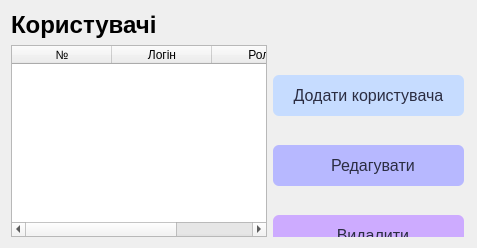
      <widget class="QWidget" name="usersPage">
       <property name="styleSheet">
        <string notr="true"/>
       </property>
       <layout class="QGridLayout" name="gridLayout">
        <item row="1" column="1">
         <widget class="QWidget" name="widget_9" native="true">
          <property name="minimumSize">
           <size>
            <width>193</width>
            <height>181</height>
           </size>
          </property>
          <widget class="QPushButton" name="addUserButton">
           <property name="geometry">
            <rect>
             <x>0</x>
             <y>30</y>
             <width>191</width>
             <height>41</height>
            </rect>
           </property>
           <property name="cursor">
            <cursorShape>PointingHandCursor</cursorShape>
           </property>
           <property name="styleSheet">
            <string notr="true">QPushButton{
    background-color:rgb(198, 220, 255);
    color: rgb(43, 45, 66);
    border: none;
    border-radius: 6px;
    padding: 12px;
    font-size: 16px;
}
QPushButton:hover {
     background-color:rgb(0, 170, 255);
}

QPushButton:pressed {
    background-color:rgb(170, 0, 255);
}
</string>
           </property>
           <property name="text">
            <string>Додати користувача</string>
           </property>
           <property name="icon">
            <iconset theme="QIcon::ThemeIcon::ListAdd"/>
           </property>
          </widget>
          <widget class="QPushButton" name="deleteUserButton">
           <property name="geometry">
            <rect>
             <x>0</x>
             <y>170</y>
             <width>191</width>
             <height>41</height>
            </rect>
           </property>
           <property name="cursor">
            <cursorShape>PointingHandCursor</cursorShape>
           </property>
           <property name="styleSheet">
            <string notr="true">QPushButton{
    background-color:rgb(205, 171, 255);
    color: rgb(43, 45, 66);
    border: none;
    border-radius: 6px;
    padding: 12px;
    font-size: 16px;
}
QPushButton:hover {
     background-color:rgb(170, 85, 255);
}

QPushButton:pressed {
    background-color:rgb(170, 0, 255);
}
</string>
           </property>
           <property name="text">
            <string>  Видалити</string>
           </property>
           <property name="icon">
            <iconset theme="QIcon::ThemeIcon::EditDelete"/>
           </property>
          </widget>
          <widget class="QPushButton" name="editUserButton">
           <property name="geometry">
            <rect>
             <x>0</x>
             <y>100</y>
             <width>191</width>
             <height>41</height>
            </rect>
           </property>
           <property name="cursor">
            <cursorShape>PointingHandCursor</cursorShape>
           </property>
           <property name="styleSheet">
            <string notr="true">QPushButton{
    background-color:rgb(183, 184, 255);
    color: rgb(43, 45, 66);
    border: none;
    border-radius: 6px;
    padding: 12px;
    font-size: 16px;
}
QPushButton:hover {
     background-color:rgb(85, 0, 255);
}

QPushButton:pressed {
    background-color:rgb(170, 0, 255);
}
</string>
           </property>
           <property name="text">
            <string>  Редагувати</string>
           </property>
           <property name="icon">
            <iconset theme="QIcon::ThemeIcon::MailMessageNew"/>
           </property>
          </widget>
         </widget>
        </item>
        <item row="1" column="0">
         <widget class="QTableWidget" name="usersTable">
          <property name="styleSheet">
           <string notr="true">QTableWidget::item:selected {
    background-color:#8ec5ff;
    color: black;
}
QTableWidget::item {
    background-color:rgb(255, 255, 255);
}
QTableWidget::item:hover {
    background-color: #8ec5ff;
}</string>
          </property>
          <column>
           <property name="text">
            <string>№</string>
           </property>
           <property name="background">
            <color>
             <red>216</red>
             <green>216</green>
             <blue>216</blue>
            </color>
           </property>
          </column>
          <column>
           <property name="text">
            <string>Логін</string>
           </property>
           <property name="background">
            <color>
             <red>216</red>
             <green>216</green>
             <blue>216</blue>
            </color>
           </property>
          </column>
          <column>
           <property name="text">
            <string>Роль</string>
           </property>
           <property name="background">
            <color>
             <red>216</red>
             <green>216</green>
             <blue>216</blue>
            </color>
           </property>
          </column>
         </widget>
        </item>
        <item row="0" column="0">
         <widget class="QLabel" name="label_18">
          <property name="font">
           <font>
            <pointsize>18</pointsize>
            <bold>true</bold>
           </font>
          </property>
          <property name="text">
           <string>Користувачі</string>
          </property>
         </widget>
        </item>
       </layout>
      </widget>
